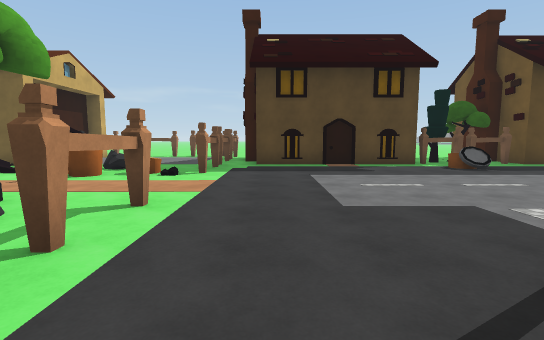
[1] (above)

24 first-person views from a walk through a 3-D level made in the Unity game engine. The camera is 1.5 m above the floor, tilts 6° down and sees 85° across. The floor is counted in squares, 2 m on a side. Each view is taken from the middle of a square. On the plan, view 1 faces up. The plan holds only what a view shows up to about 10 squares ahead; the rest is blank. The place goes on beyond the plan. The player character is not drawn. Surface patterns are stand-ins for the level's own textures.

[2]
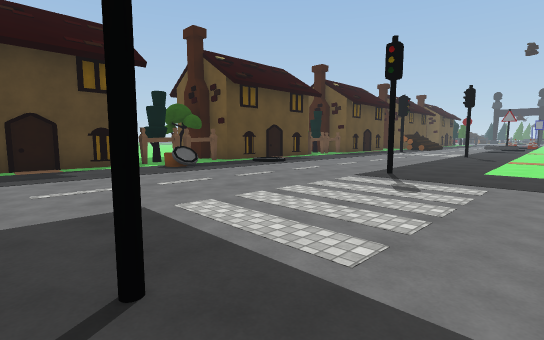

[3]
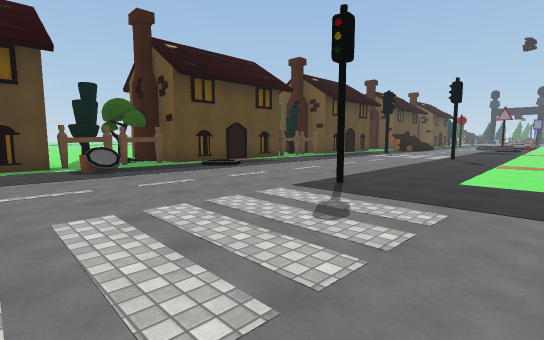

[4]
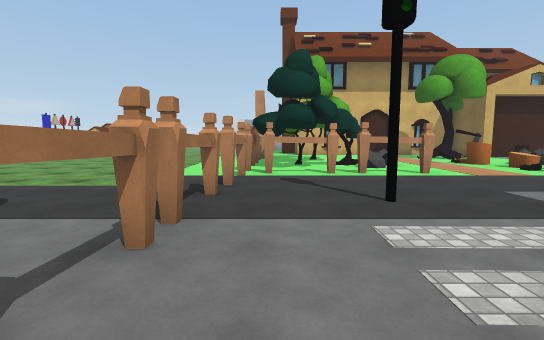

[5]
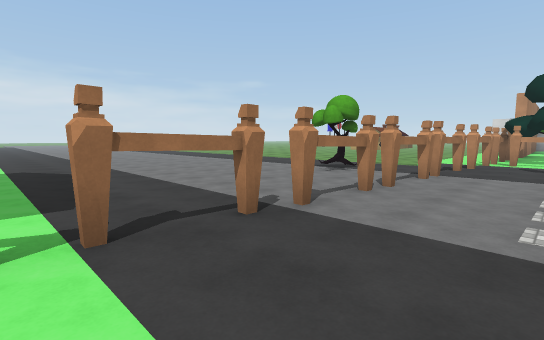

[6]
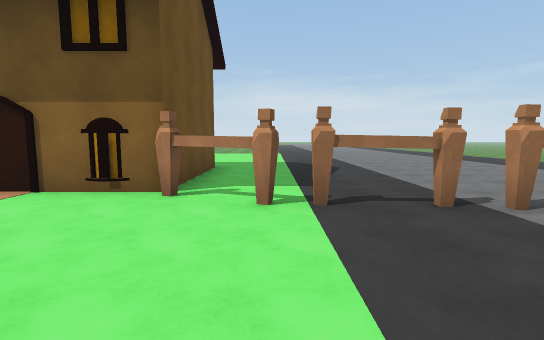

[7]
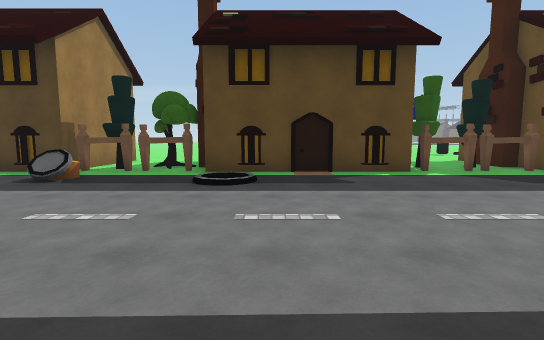

[8]
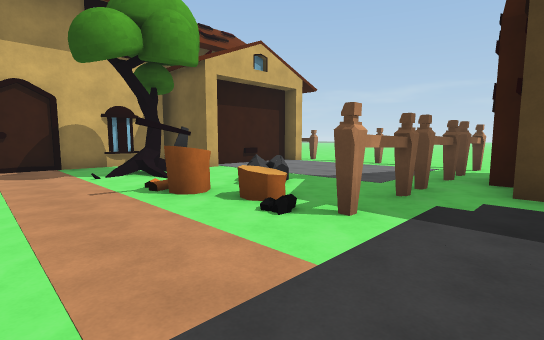

[9]
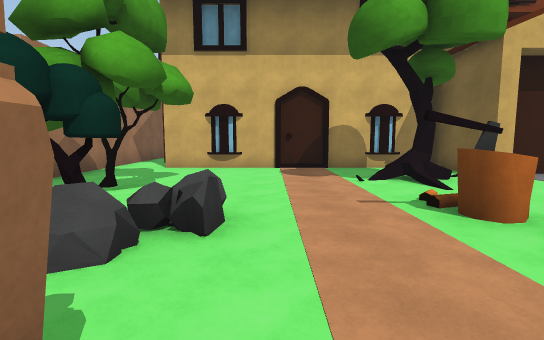

[10]
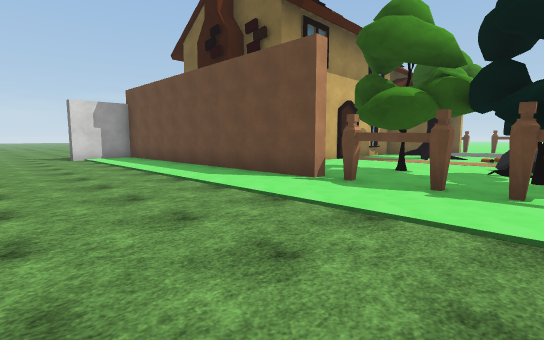

[11]
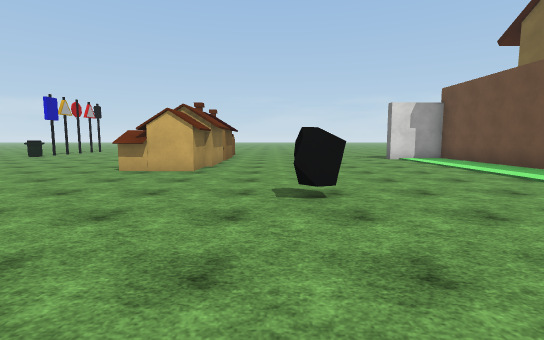

[12]
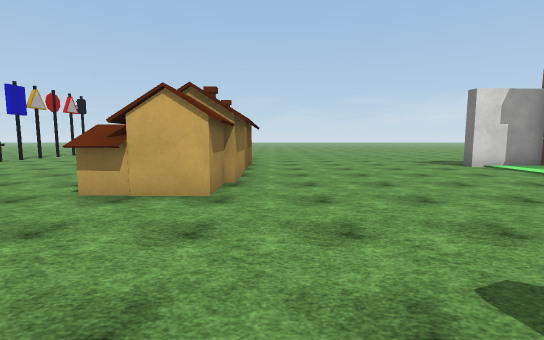

[13]
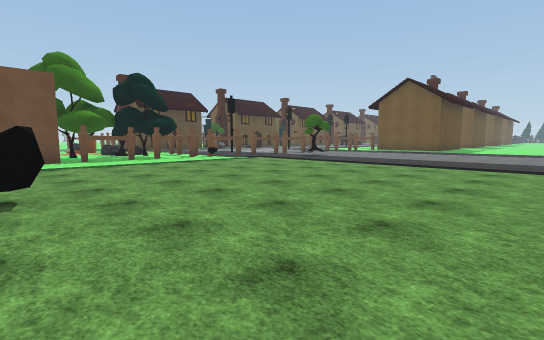

[14]
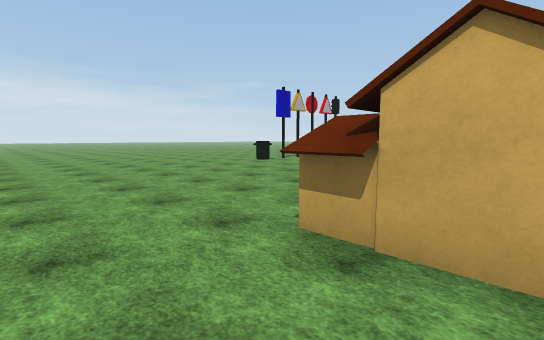

[15]
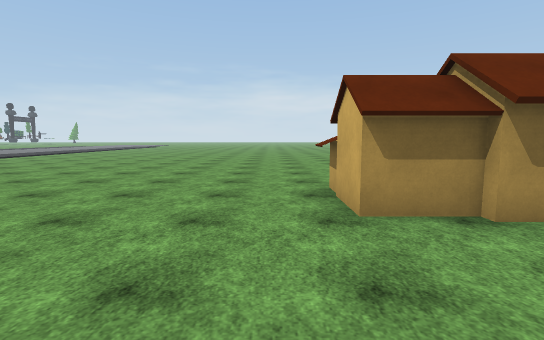

[16]
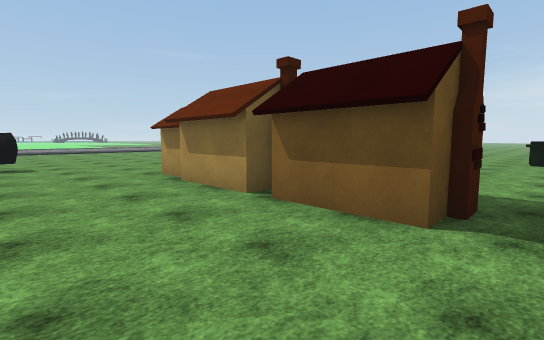

[17]
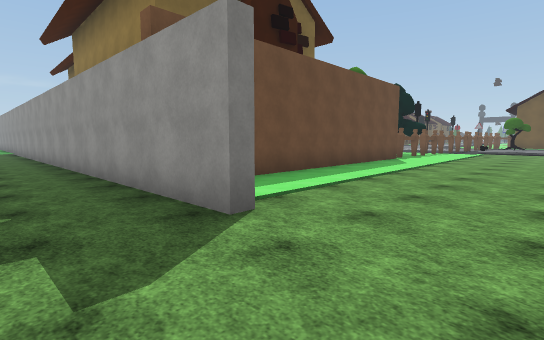

[18]
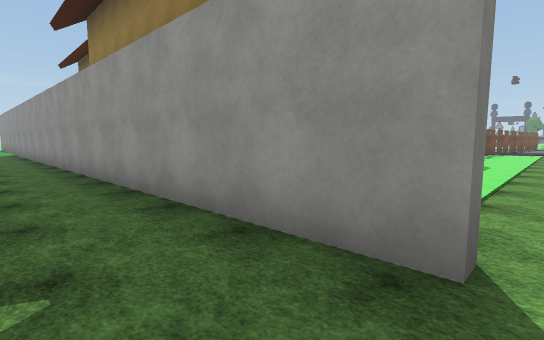

[19]
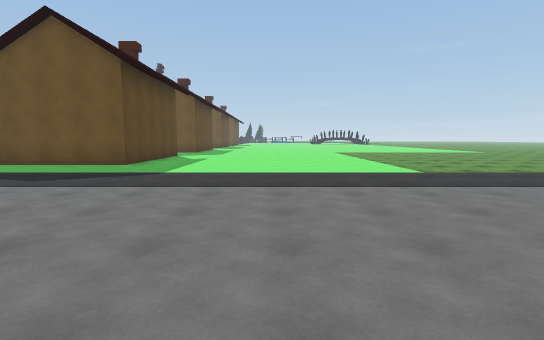

[20]
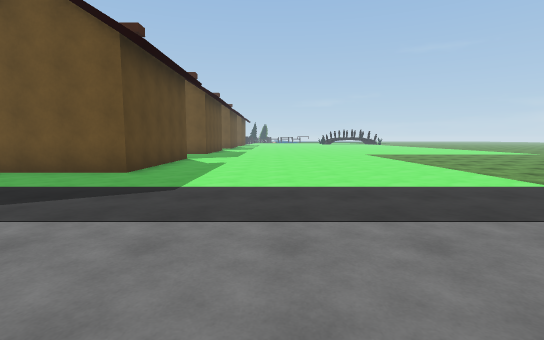

[21]
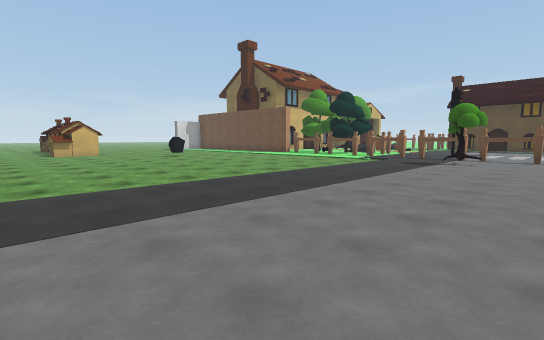

[22]
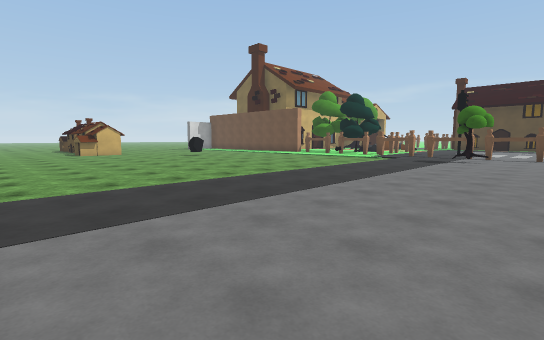

[23]
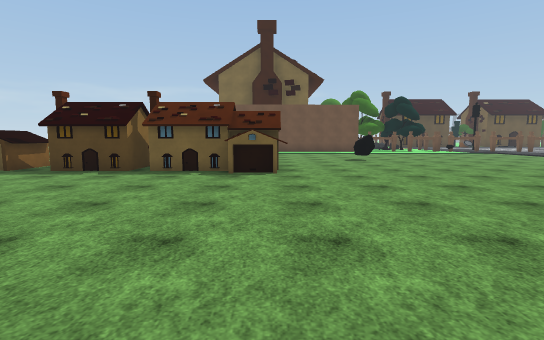

[24]
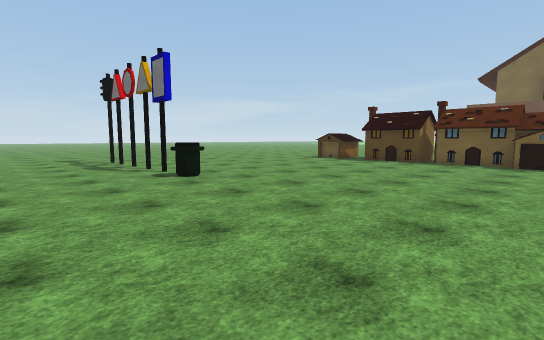

### Floor plan
Key: @ floor where view 1 was taken; # wall or solid block; x gap in a wall; . floor; / step, stairs or slope; = window, fence, low wall or low ledge; ^ raised ledge; O other object.
Columns run from 17 left of view 1 to 13 right of it. Each row starts with its distance up from view 1.
 15               ..
 14              ...
 13              x #.
 12            ....#.
 11          # .....#    #.
 10  #       #......##   #####    #
  9  #       #.....#.##############
  8  #      ###..=.#......O../.....
  7 .#      #.#...^#........./.....
  6 . #     #....#.................
  5 ..#     #.....................
  4 ..#     #......................
  3 ..#     #....#=#........#......
  2 ..#     #..O.###...............
  1 ..#   #.......O#..#............
  0 ..#   ........##.@............
 -1 ..#########.#.##x..##x.#.##...
 -2 ..#........................###.
 -3 ....................#.......###
 -4 ............................# #
 -5 ............................###
 -6 ...............................
 -7 ...............................
 -8 ...............................
 -9 ^##.###........................
-10 ^##x###........................
-11 ...............................
-12 ...............................
-13 ...............................
-14 ...............................
-15 ................        .......
-16 ................         ......
-17 .........                 .....
-18 .........                   ..
-19 .........
-20 ........
-21       ..

Positions as (right, up) in squares from view 1, and headings:
1: (0, 0), facing up
2: (1, 0), facing up-right
3: (3, 0), facing up-right
4: (5, 0), facing left
5: (9, 1), facing down-left
6: (9, 2), facing down
7: (9, 2), facing up
8: (0, 4), facing up-left
9: (-1, 4), facing left
10: (-3, -5), facing up-left
11: (-4, -7), facing left
12: (-7, -8), facing left
13: (-8, -11), facing up-right
14: (-9, -9), facing down-left
15: (-10, -6), facing down
16: (-17, -6), facing down-right
17: (-17, -5), facing up-right
18: (-17, -3), facing up-right
19: (2, -10), facing right
20: (4, -9), facing right
21: (5, -13), facing up-left
22: (5, -14), facing up-left
23: (-11, -17), facing up
24: (-11, -20), facing up-left
